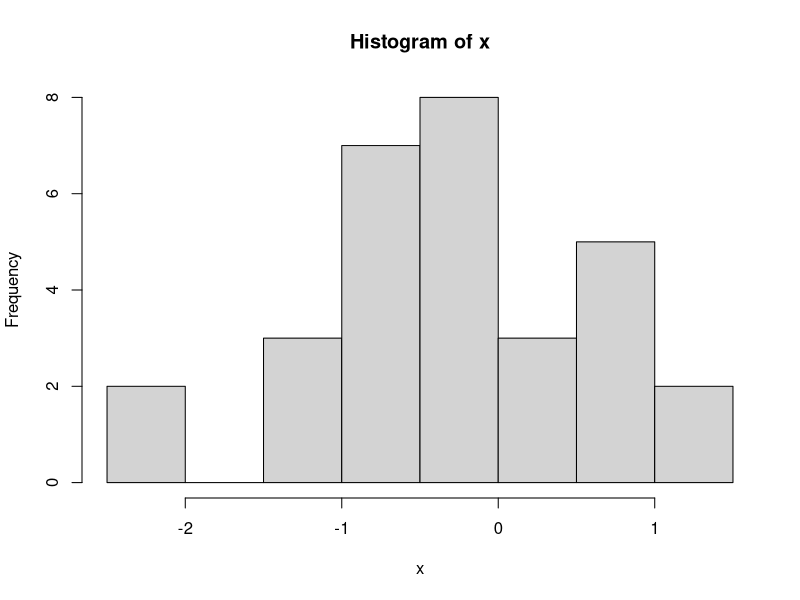

This chart was generated by the following R code:
## ---- chunk 1
(x <- rnorm(30))
## ---- chunk 2
hist(x)
